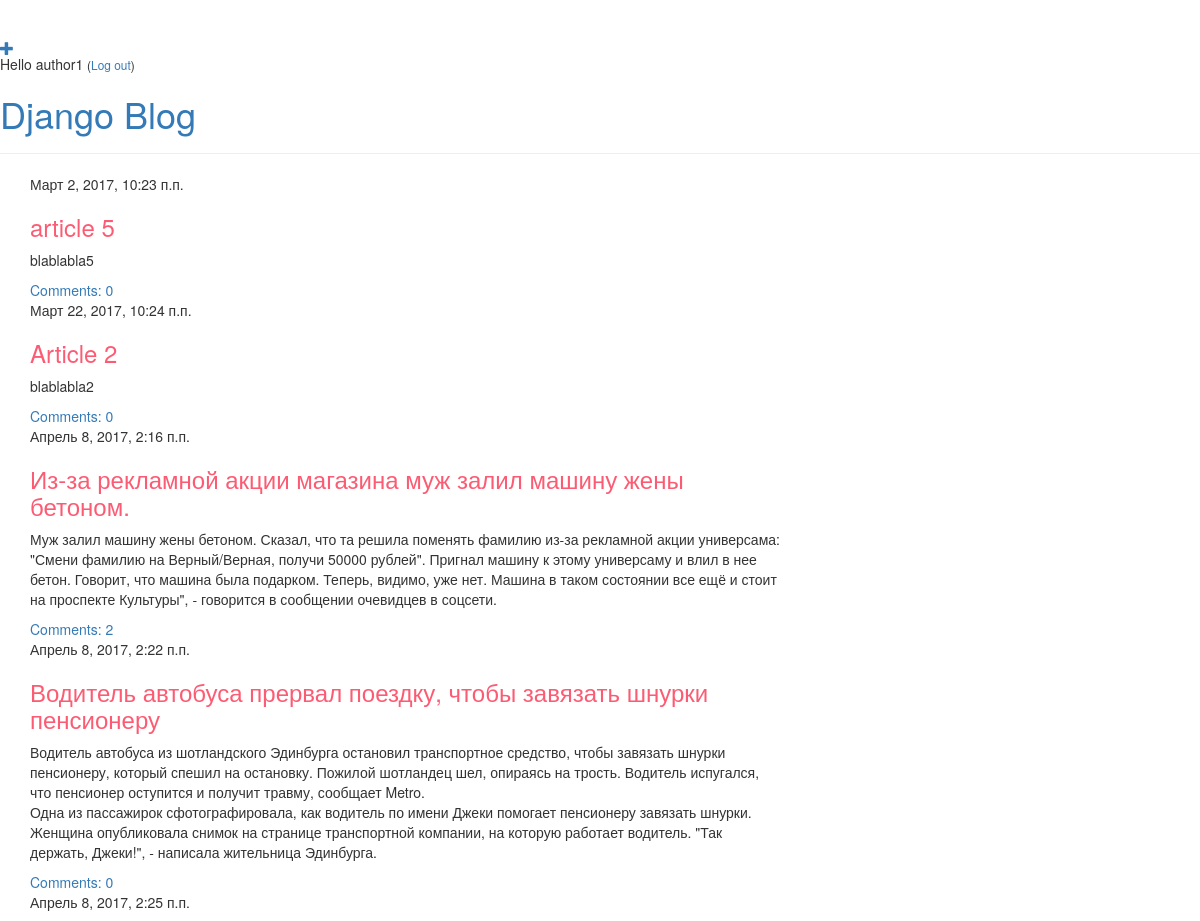
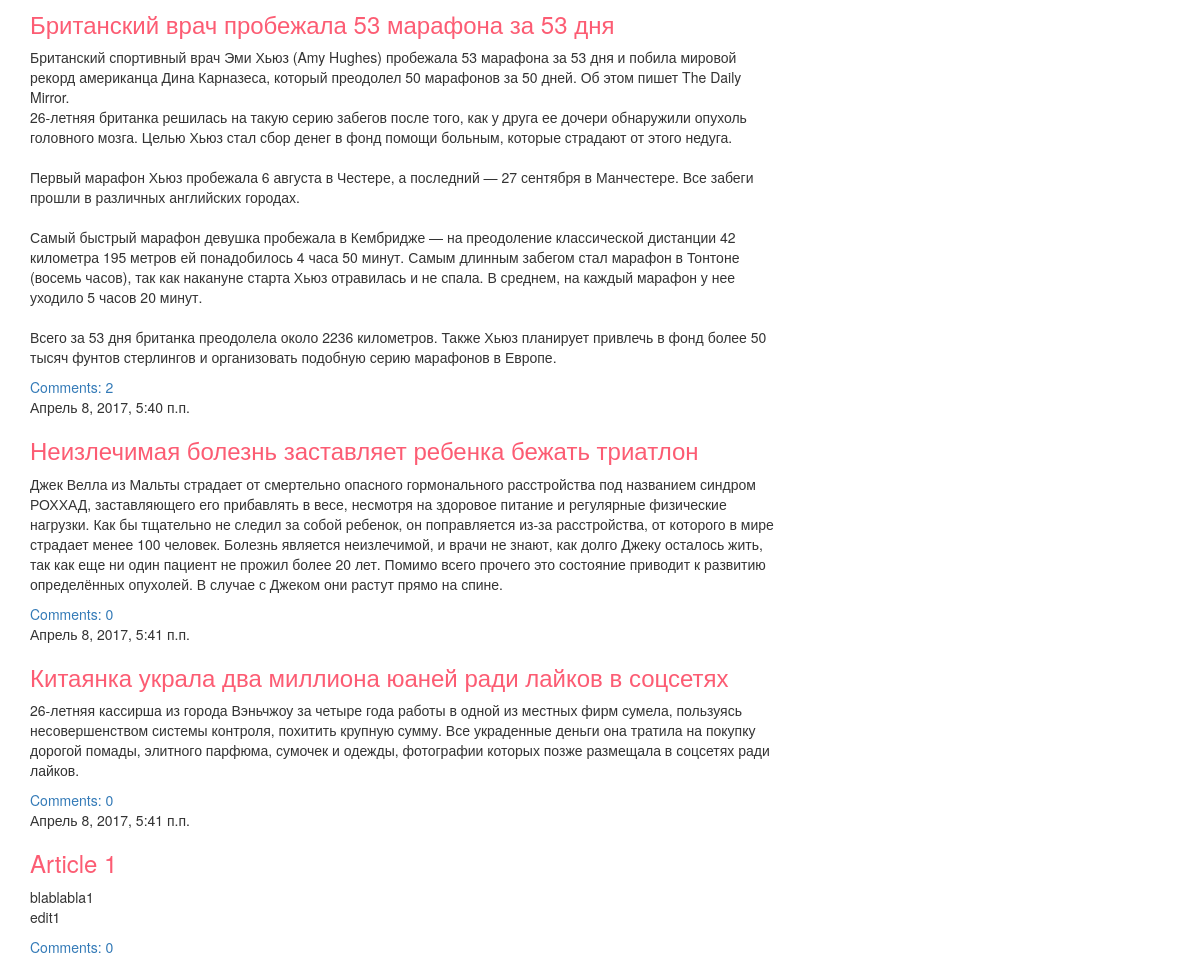
Screenshot of / (signed in) with the database file from the repository (2 pictures, top to bottom).
### blog/models.py (models this page shows, shortened)
class Post(models.Model):
    author = models.ForeignKey('auth.User')
    title = models.CharField(max_length=200)
    text = models.TextField()
    created_date = models.DateTimeField(
            default=timezone.now)
    published_date = models.DateTimeField(
            blank=True, null=True)

### blog/views.py (the view)
# urls.py: url(r'^$', views.post_list, name='post_list'),
def post_list(request):
    posts = Post.objects.filter(published_date__lte=timezone.now()).order_by('published_date')
    return render(request, 'blog/post_list.html', {'posts' : posts})

### blog/templates/blog/post_list.html
{% extends 'blog/base.html' %}
    {% block content %}
        {% for post in posts %}
            <div class="post">
                <div class="date">
                    {{ post.published_date }}
                </div>
                <h3><a href="{% url 'post_detail' pk=post.pk %}">{{ post.title }}</a></h3>
                <p>{{ post.text|linebreaksbr }}</p>
                <a href="{% url 'post_detail' pk=post.pk %}">Comments: {{ post.comments.count }}</a>
            </div>
        {% endfor %}
    {% endblock content %}

### blog/templates/blog/base.html (shortened to what this page needs)
{% load staticfiles %}
    <html>
        <head>
             <link rel="stylesheet" href="//maxcdn.bootstrapcdn.com/bootstrap/3.2.0/css/bootstrap.min.css">
             <link rel="stylesheet" href="//maxcdn.bootstrapcdn.com/bootstrap/3.2.0/css/bootstrap-theme.min.css">
            <link rel="stylesheet" href="{% static 'css/blog.css' %}">
        </head>
        <body>
            <div class="page-header">
                {% if user.is_authenticated %}
                    <a href="{% url 'post_new' %}" class="top-menu"><span class="glyphicon glyphicon-plus"></span></a>
                    <p class="top-menu">Hello {{ user.username }} <small>(<a href="{% url 'logout' %}">Log out</a>)</small></p>
                {% else %}
                    <a href="{% url 'login' %}" class="top-menu"><span class="glyphicon glyphicon-lock"></span></a>
                {% endif %}
                <h1><a href="/">Django Blog</a></h1>
            </div>
            <div class="content container">
                <div class="row">
                    <div class="col-md-8">
                        {% block content %}
                        {% endblock %}
                    </div>
                </div>
            </div>
        </body>
    </html>

### blog/static/css/blog.css (style rules this page uses)
h3 a { color: #fc5c73; }

### rows the page displays
Post: published_date "Март 2, 2017, 10:23 п.п.", title "article 5", text "blablabla5", comments.count "0"
Post: published_date "Март 22, 2017, 10:24 п.п.", title "Article 2", text "blablabla2", comments.count "0"
Post: published_date "Апрель 8, 2017, 2:16 п.п.", title "Из-за рекламной акции магазина муж залил машину жены бетоном.", text "Муж залил машину жены бетоном. Сказал, что та решила поменять фамилию из-за рекламной акции универсама: \"Смени фамилию на Верный/Верная, получи 50000 рублей\". Пригнал машину к этому универсаму и влил в нее бетон. Говорит, что машина была подарком. Теперь, видимо, уже нет. Машина в таком состоянии все ещё и стоит на проспекте Культуры\", - говорится в сообщении очевидцев в соцсети.", comments.count "2"
Post: published_date "Апрель 8, 2017, 2:22 п.п.", title "Водитель автобуса прервал поездку, чтобы завязать шнурки пенсионеру", text "Водитель автобуса из шотландского Эдинбурга остановил транспортное средство, чтобы завязать шнурки пенсионеру, который спешил на остановку. Пожилой шотландец шел, опираясь на трость. Водитель испугался, что пенсионер оступится и получит травму, сообщает Metro. Одна из пассажирок сфотографировала, как водитель по имени Джеки помогает пенсионеру завязать шнурки. Женщина опубликовала снимок на странице транспортной компании, на которую работает водитель. \"Так держать, Джеки!\", - написала жительница Эдинбурга.", comments.count "0"
Post: published_date "Апрель 8, 2017, 2:25 п.п.", title "Британский врач пробежала 53 марафона за 53 дня", text "Британский спортивный врач Эми Хьюз (Amy Hughes) пробежала 53 марафона за 53 дня и побила мировой рекорд американца Дина Карназеса, который преодолел 50 марафонов за 50 дней. Об этом пишет The Daily Mirror. 26-летняя британка решилась на такую серию забегов после того, как у друга ее дочери обнаружили опухоль головного мозга. Целью Хьюз стал сбор денег в фонд помощи больным, которые страдают от этого недуга. Первый марафон Хьюз пробежала 6 августа в Честере, а последний — 27 сентября в Манчестере. Все забеги прошли в различных английских городах. Самый быстрый марафон девушка пробежала в Кембридже — на преодоление классической дистанции 42 километра 195 метров ей понадобилось 4 часа 50…", comments.count "2"
Post: published_date "Апрель 8, 2017, 5:40 п.п.", title "Неизлечимая болезнь заставляет ребенка бежать триатлон", text "Джек Велла из Мальты страдает от смертельно опасного гормонального расстройства под названием синдром РОХХАД, заставляющего его прибавлять в весе, несмотря на здоровое питание и регулярные физические нагрузки. Как бы тщательно не следил за собой ребенок, он поправляется из-за расстройства, от которого в мире страдает менее 100 человек. Болезнь является неизлечимой, и врачи не знают, как долго Джеку осталось жить, так как еще ни один пациент не прожил более 20 лет. Помимо всего прочего это состояние приводит к развитию определённых опухолей. В случае с Джеком они растут прямо на спине.", comments.count "0"
Post: published_date "Апрель 8, 2017, 5:41 п.п.", title "Китаянка украла два миллиона юаней ради лайков в соцсетях", text "26-летняя кассирша из города Вэньчжоу за четыре года работы в одной из местных фирм сумела, пользуясь несовершенством системы контроля, похитить крупную сумму. Все украденные деньги она тратила на покупку дорогой помады, элитного парфюма, сумочек и одежды, фотографии которых позже размещала в соцсетях ради лайков.", comments.count "0"
Post: published_date "Апрель 8, 2017, 5:41 п.п.", title "Article 1", text "blablabla1 edit1", comments.count "0"

### other values shown
{{ user.username }} "author1"
